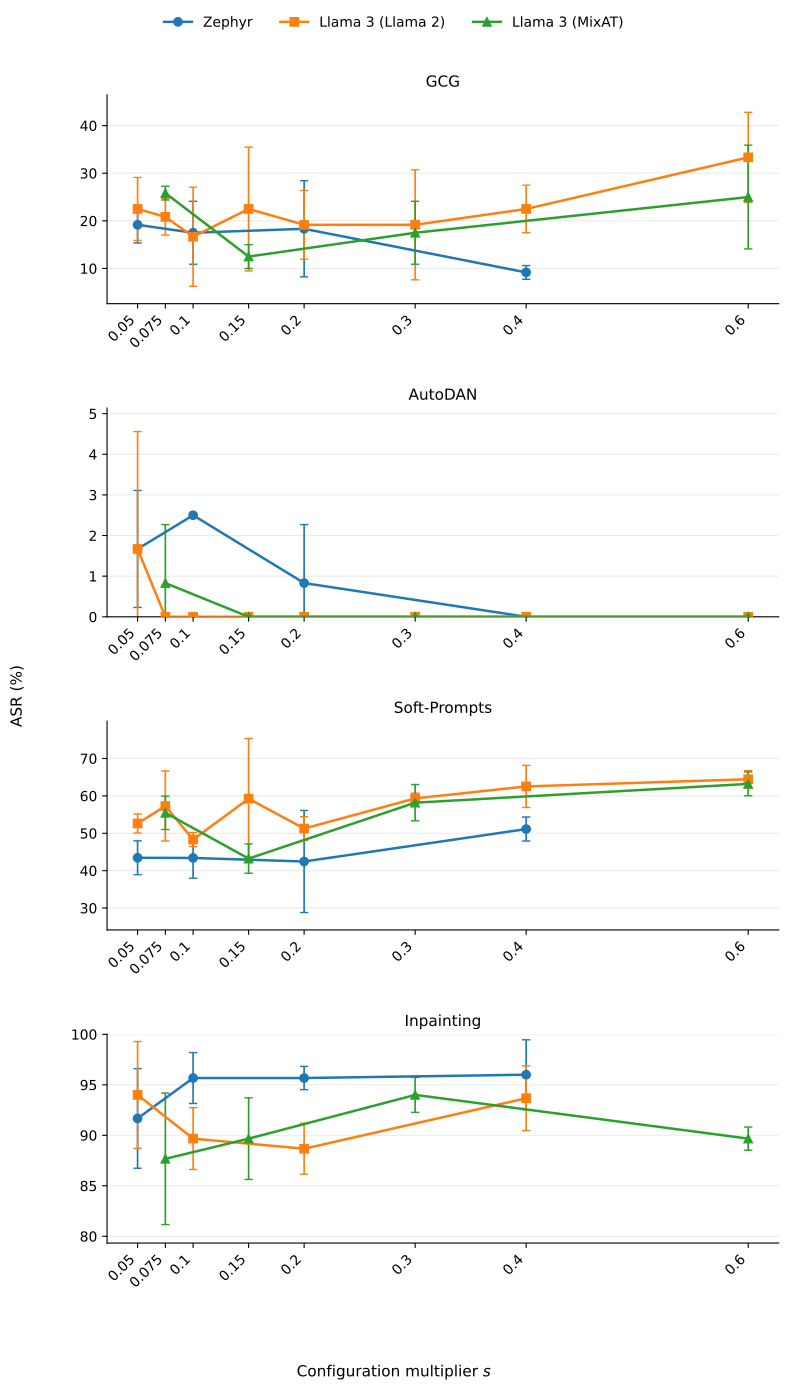

Here is the Python script that generated this plot:
import numpy as np
import matplotlib.pyplot as plt

from pathlib import Path
from matplotlib.backends.backend_pdf import PdfPages


# ============================================================
# Configuration
# ============================================================

COLORS = {
    "Zephyr": "C0",
    "Llama 3 (Llama 2)": "C1",
    "Llama 3 (MixAT)": "C2",
}

MARKERS = {
    "Zephyr": "o",
    "Llama 3 (Llama 2)": "s",
    "Llama 3 (MixAT)": "^",
}


# ============================================================
# Data
# ============================================================

models = {

    # ========================================================
    # Zephyr
    # ========================================================

    "Zephyr": {
        "eps": np.array([
            0.0,
            0.05,
            0.10,
            0.20,
            0.40,
        ]),

        "GCG": {
            "y": np.array([
                92.50,
                19.17,
                17.50,
                18.33,
                9.17,
            ]),
            "err": np.array([
                0.0,
                3.82,
                6.61,
                10.10,
                1.44,
            ]),
        },

        "AutoDAN": {
            "y": np.array([
                90.0,
                1.67,
                2.50,
                0.83,
                0.00,
            ]),
            "err": np.array([
                0.0,
                1.44,
                0.00,
                1.44,
                0.00,
            ]),
        },

        "Soft-Prompts": {
            "y": np.array([
                74.09,
                43.44,
                43.40,
                42.45,
                51.13,
            ]),
            "err": np.array([
                0.0,
                4.53,
                5.42,
                13.65,
                3.21,
            ]),
        },

        "Inpainting": {
            "y": np.array([
                100.0,
                91.67,
                95.67,
                95.67,
                96.00,
            ]),
            "err": np.array([
                0.0,
                4.93,
                2.52,
                1.15,
                3.46,
            ]),
        },
    },

    # ========================================================
    # Llama 3 (Llama 2)
    # ========================================================

    "Llama 3 (Llama 2)": {
        "eps": np.array([
            0.0,
            0.05,
            0.075,
            0.10,
            0.150,
            0.20,
            0.300,
            0.40,
            0.600,
        ]),

        "GCG": {
            "y": np.array([
                28.33,
                22.50,
                20.83,
                16.67,
                22.50,
                19.17,
                19.17,
                22.50,
                33.33,
            ]),
            "err": np.array([
                0.0,
                6.61,
                3.82,
                10.41,
                12.99,
                7.22,
                11.55,
                5.00,
                9.46,
            ]),
        },

        "AutoDAN": {
            "y": np.array([
                10.0,
                1.67,
                0.00,
                0.00,
                0.00,
                0.00,
                0.00,
                0.00,
                0.00,
            ]),
            "err": np.array([
                0.0,
                2.89,
                0.00,
                0.00,
                0.00,
                0.00,
                0.00,
                0.00,
                0.00,
            ]),
        },

        "Soft-Prompts": {
            "y": np.array([
                75.41,
                52.62,
                57.29,
                48.32,
                59.25,
                51.26,
                59.33,
                62.53,
                64.46,
            ]),
            "err": np.array([
                0.0,
                2.55,
                9.37,
                1.89,
                16.08,
                3.17,
                1.41,
                5.64,
                2.30,
            ]),
        },

        # Inpainting is only measured at:
        # 0.05, 0.10, 0.20, 0.40.
        #
        # NaN values preserve the missing measurements.
        "Inpainting": {
            "y": np.array([
                97.00,
                94.00,
                np.nan,
                89.67,
                np.nan,
                88.67,
                np.nan,
                93.67,
                np.nan,
            ]),
            "err": np.array([
                0.0,
                5.29,
                np.nan,
                3.06,
                np.nan,
                2.52,
                np.nan,
                3.21,
                np.nan,
            ]),
        },
    },

    # ========================================================
    # Llama 3 (MixAT)
    # ========================================================

    "Llama 3 (MixAT)": {
        "eps": np.array([
            0.0,
            0.075,
            0.150,
            0.300,
            0.600,
        ]),

        "GCG": {
            "y": np.array([
                28.33,
                25.83,
                12.50,
                17.50,
                25.00,
            ]),
            "err": np.array([
                0.0,
                1.44,
                2.50,
                6.61,
                10.90,
            ]),
        },

        "AutoDAN": {
            "y": np.array([
                10.0,
                0.83,
                0.00,
                0.00,
                0.00,
            ]),
            "err": np.array([
                0.0,
                1.44,
                0.00,
                0.00,
                0.00,
            ]),
        },

        "Soft-Prompts": {
            "y": np.array([
                75.41,
                55.47,
                43.23,
                58.18,
                63.21,
            ]),
            "err": np.array([
                0.0,
                4.46,
                3.92,
                4.86,
                3.20,
            ]),
        },

        "Inpainting": {
            "y": np.array([
                97.00,
                87.67,
                89.67,
                94.00,
                89.67,
            ]),
            "err": np.array([
                0.0,
                6.51,
                4.04,
                1.73,
                1.15,
            ]),
        },
    },
}

# ============================================================
# Global scale factor — bump this to resize everything
# proportionally (figure, fonts, markers, lines)
# ============================================================

SCALE = 1.0  # e.g. 1.0 = current size, 1.4 = 40% bigger

plt.rcParams.update({
    "font.size":        13 * SCALE,
    "axes.titlesize":   14 * SCALE,
    "axes.labelsize":   13 * SCALE,
    "xtick.labelsize":  11 * SCALE,
    "ytick.labelsize":  11 * SCALE,
    "legend.fontsize":  11 * SCALE,
    "lines.linewidth":  1.8 * SCALE,
    "lines.markersize": 6 * SCALE,
})


# ============================================================
# Four-panel attack sweep plot
# ============================================================

def plot_attack_sweeps(metrics, figsize=(8, 8.5), show_legend=True):

    fig, axes = plt.subplots(
        2,
        1,
        figsize=figsize,
        sharex=True,
    )

    # ========================================================
    # Combined multiplier grid
    # ========================================================

    all_eps = np.unique(
        np.concatenate([
            model_data["eps"]
            for model_data in models.values()
        ])
    )

    labels = []

    for value in all_eps:

        if np.isclose(value, 0.0):
            labels.append("0")
        elif np.isclose(value, 0.05):
            labels.append("0.05")
        elif np.isclose(value, 0.075):
            labels.append("0.075")
        elif np.isclose(value, 0.10):
            labels.append("0.1")
        elif np.isclose(value, 0.150):
            labels.append("0.15")
        elif np.isclose(value, 0.20):
            labels.append("0.2")
        elif np.isclose(value, 0.300):
            labels.append("0.3")
        elif np.isclose(value, 0.40):
            labels.append("0.4")
        elif np.isclose(value, 0.600):
            labels.append("0.6")
        else:
            labels.append(f"{value:.2f}")

    # ========================================================
    # Plot each attack
    # ========================================================

    for ax, (metric, panel_title) in zip(
        axes,
        metrics,
    ):

        all_lower = []
        all_upper = []

        for model_name, model_data in models.items():

            eps = model_data["eps"]
            data = model_data[metric]

            y = data["y"]
            err = data["err"]

            color = COLORS[model_name]
            marker = MARKERS[model_name]

            # ------------------------------------------------
            # Keep only actual measurements
            # ------------------------------------------------

            valid = (
                ~np.isnan(y)
                & ~np.isnan(err)
            )

            valid_eps = eps[valid]
            valid_y = y[valid]
            valid_err = err[valid]

            # ------------------------------------------------
            # Mean trajectory
            # ------------------------------------------------

            ax.plot(
                valid_eps,
                valid_y,
                marker=marker,
                markersize=6 * SCALE,
                linewidth=1.8 * SCALE,
                color=color,
                label=model_name,
                zorder=3,
            )

            # ------------------------------------------------
            # Standard deviation
            # ------------------------------------------------

            ax.errorbar(
                valid_eps,
                valid_y,
                yerr=valid_err,
                fmt="none",
                capsize=3 * SCALE,
                linewidth=1.2 * SCALE,
                color=color,
                zorder=2,
            )

            all_lower.extend(
                valid_y - valid_err
            )

            all_upper.extend(
                valid_y + valid_err
            )

        # ====================================================
        # Adaptive y-axis
        # ====================================================

        ymin = min(all_lower)
        ymax = max(all_upper)

        padding = max(
            (ymax - ymin) * 0.10,
            0.5,
        )

        ax.set_ylim(
            max(0, ymin - padding),
            min(100, ymax + padding),
        )

        # ====================================================
        # X-axis
        # ====================================================

        ax.set_xticks(all_eps)

        ax.set_xticklabels(
            labels,
            rotation=45,
            ha="right",
        )

        ax.set_xlim(left=0)

        # Show x labels on both panels
        ax.tick_params(
            axis="x",
            labelbottom=True,
        )

        # ====================================================
        # Styling
        # ====================================================

        ax.set_title(
            panel_title,
            # fontsize=11 * SCALE,
        )

        ax.grid(
            axis="y",
            alpha=0.25,
        )

        ax.spines["top"].set_visible(False)
        ax.spines["right"].set_visible(False)

    # ========================================================
    # Shared labels
    # ========================================================

    # fig.supxlabel(
    #     r"Configuration multiplier $s$",
    #     # fontsize=11 * SCALE,
    # )

    axes[-1].set_xlabel(
        r"Configuration multiplier $s$",
        labelpad=3.5,
    )

    fig.supylabel(
        "ASR (%)",
        # fontsize=11 * SCALE,
        x=0.08,
    )

    # ========================================================
    # Shared legend
    # ========================================================

    if show_legend:

        handles, legend_labels = (
            axes[0].get_legend_handles_labels()
        )

        fig.legend(
            handles,
            legend_labels,
            frameon=False,
            loc="upper center",
            bbox_to_anchor=(0.5, 0.995),
            ncol=3,
        )

        top = 0.93

    else:

        top = 0.97

    # ========================================================
    # Layout
    # ========================================================

    fig.tight_layout(
        rect=[
            0.04,
            0.04,
            1.0,
            top,
        ]
    )

    fig.subplots_adjust(
        hspace=0.45,
    )

    return fig


def plot_attack_sweeps_broken(figsize=(8, 8.5), show_legend=True):

    fig = plt.figure(figsize=figsize)

    # ========================================================
    # Two equal-height panels, exactly like the original figure
    # ========================================================

    outer = fig.add_gridspec(
        2,
        1,
        height_ratios=[1, 1],
        hspace=0.45,
    )

    # --------------------------------------------------------
    # GCG broken axis
    # --------------------------------------------------------

    gs_gcg = outer[0].subgridspec(
        2,
        1,
        height_ratios=[1, 3],
        hspace=0.05,
    )

    gcg_top = fig.add_subplot(gs_gcg[0])
    gcg_bottom = fig.add_subplot(
        gs_gcg[1],
        sharex=gcg_top,
    )

    # --------------------------------------------------------
    # AutoDAN broken axis
    # --------------------------------------------------------

    gs_autodan = outer[1].subgridspec(
        2,
        1,
        height_ratios=[1, 3],
        hspace=0.05,
    )

    autod_top = fig.add_subplot(
        gs_autodan[0],
        sharex=gcg_top,
    )

    autod_bottom = fig.add_subplot(
        gs_autodan[1],
        sharex=gcg_top,
    )

    metric_axes = [
        (
            "GCG",
            "GCG",
            gcg_top,
            gcg_bottom,
            (80, 100),
            (0, 45),
        ),
        (
            "AutoDAN",
            "AutoDAN",
            autod_top,
            autod_bottom,
            (80, 100),
            (0, 10.5),
        ),
    ]

    # ========================================================
    # Combined multiplier grid
    # ========================================================

    all_eps = np.unique(
        np.concatenate([
            model_data["eps"]
            for model_data in models.values()
        ])
    )

    labels = []

    for value in all_eps:

        if np.isclose(value, 0.0):
            labels.append("0")
        elif np.isclose(value, 0.05):
            labels.append("0.05")
        elif np.isclose(value, 0.075):
            labels.append("0.075")
        elif np.isclose(value, 0.10):
            labels.append("0.1")
        elif np.isclose(value, 0.150):
            labels.append("0.15")
        elif np.isclose(value, 0.20):
            labels.append("0.2")
        elif np.isclose(value, 0.300):
            labels.append("0.3")
        elif np.isclose(value, 0.40):
            labels.append("0.4")
        elif np.isclose(value, 0.600):
            labels.append("0.6")
        else:
            labels.append(f"{value:.2f}")

    # ========================================================
    # Plot
    # ========================================================

    for (
        metric,
        title,
        ax_top,
        ax_bottom,
        top_ylim,
        bottom_ylim,
    ) in metric_axes:

        for model_name, model_data in models.items():

            eps = model_data["eps"]
            data = model_data[metric]

            y = data["y"]
            err = data["err"]

            color = COLORS[model_name]
            marker = MARKERS[model_name]

            valid = (
                ~np.isnan(y)
                & ~np.isnan(err)
            )

            valid_eps = eps[valid]
            valid_y = y[valid]
            valid_err = err[valid]

            # ------------------------------------------------
            # Plot same data on both halves
            # ------------------------------------------------

            for ax in (ax_top, ax_bottom):

                ax.plot(
                    valid_eps,
                    valid_y,
                    marker=marker,
                    markersize=6 * SCALE,
                    linewidth=1.8 * SCALE,
                    color=color,
                    label=model_name,
                    zorder=3,
                )

                ax.errorbar(
                    valid_eps,
                    valid_y,
                    yerr=valid_err,
                    fmt="none",
                    capsize=3 * SCALE,
                    linewidth=1.2 * SCALE,
                    color=color,
                    zorder=2,
                )

        # ====================================================
        # Y limits
        # ====================================================

        ax_top.set_ylim(*top_ylim)
        ax_bottom.set_ylim(*bottom_ylim)

        # s = 0 exactly on y-axis
        ax_top.set_xlim(left=0)
        ax_bottom.set_xlim(left=0)

        # ====================================================
        # Broken-axis appearance
        # ====================================================

        ax_top.spines["bottom"].set_visible(False)
        ax_top.spines["top"].set_visible(False)
        ax_bottom.spines["top"].set_visible(False)

        ax_top.spines["right"].set_visible(False)
        ax_bottom.spines["right"].set_visible(False)

        ax_top.tick_params(
            axis="x",
            which="both",
            bottom=False,
            labelbottom=False,
        )

        # ----------------------------------------------------
        # Diagonal break marks
        # ----------------------------------------------------

        d = 0.008

        kwargs = dict(
            color="black",
            clip_on=False,
            linewidth=1.0 * SCALE,
        )

        ax_top.plot(
            (-d, +d),
            (-d, +d),
            transform=ax_top.transAxes,
            **kwargs,
        )

        ax_top.plot(
            (1 - d, 1 + d),
            (-d, +d),
            transform=ax_top.transAxes,
            **kwargs,
        )

        ax_bottom.plot(
            (-d, +d),
            (1 - d, 1 + d),
            transform=ax_bottom.transAxes,
            **kwargs,
        )

        ax_bottom.plot(
            (1 - d, 1 + d),
            (1 - d, 1 + d),
            transform=ax_bottom.transAxes,
            **kwargs,
        )

        # ====================================================
        # Grid
        # ====================================================

        ax_top.grid(
            axis="y",
            alpha=0.25,
        )

        ax_bottom.grid(
            axis="y",
            alpha=0.25,
        )

        # ====================================================
        # Title
        # ====================================================

        ax_top.set_title(
            title,
            pad=5,
        )

        # ====================================================
        # X ticks
        # ====================================================

        ax_bottom.set_xticks(all_eps)

        ax_bottom.set_xticklabels(
            labels,
            rotation=45,
            ha="right",
        )

    # ========================================================
    # Only show x labels on AutoDAN
    # ========================================================

    gcg_bottom.tick_params(
        axis="x",
        labelbottom=False,
    )

    autod_bottom.tick_params(
        axis="x",
        labelbottom=True,
    )

    # ========================================================
    # Shared labels
    # ========================================================

    autod_bottom.set_xlabel(
        r"Configuration multiplier $s$",
        labelpad=3.5,
    )

    fig.supylabel(
        "ASR (%)"
    )

    # ========================================================
    # Legend
    # ========================================================

    if show_legend:

        handles, legend_labels = (
            gcg_top.get_legend_handles_labels()
        )

        fig.legend(
            handles,
            legend_labels,
            frameon=False,
            loc="upper center",
            bbox_to_anchor=(0.5, 0.995),
            ncol=3,
        )

    # ========================================================
    # Layout
    # ========================================================

    fig.subplots_adjust(
        left=0.12,
        right=0.98,
        bottom=0.10,
        top=0.90,
    )

    return fig


# ============================================================
# Generate figures
# ============================================================

# Page 1
# attack_figure_part1 = plot_attack_sweeps(
#     metrics=[
#         ("GCG", "GCG"),
#         ("AutoDAN", "AutoDAN"),
#     ],
#     figsize=(8 * SCALE, 8.5 * SCALE),
#     show_legend=True,
# )
attack_figure_part1 = plot_attack_sweeps_broken(
    figsize=(8 * SCALE, 8.5 * SCALE),
    show_legend=True,
)

# Page 2
attack_figure_part2 = plot_attack_sweeps(
    metrics=[
        ("Soft-Prompts", "Soft-Prompts"),
        ("Inpainting", "Inpainting"),
    ],
    figsize=(8 * SCALE, 8.5 * SCALE),
    show_legend=False,
)

# ============================================================
# Output paths
# ============================================================

script_path = Path(__file__).resolve()
output_dir = script_path.parent

# ============================================================
# Individual PDF / PNG files
# ============================================================

part1_pdf_path = (
    output_dir / "Robustness_global_part1.pdf"
)

part1_png_path = (
    output_dir / "Robustness_global_part1.png"
)

part2_pdf_path = (
    output_dir / "Robustness_global_part2.pdf"
)

part2_png_path = (
    output_dir / "Robustness_global_part2.png"
)


# ============================================================
# Save page 1
# ============================================================

attack_figure_part1.savefig(
    part1_pdf_path,
    bbox_inches="tight",
)

attack_figure_part1.savefig(
    part1_png_path,
    dpi=300,
    bbox_inches="tight",
)


# ============================================================
# Save page 2
# ============================================================

attack_figure_part2.savefig(
    part2_pdf_path,
    bbox_inches="tight",
)

attack_figure_part2.savefig(
    part2_png_path,
    dpi=300,
    bbox_inches="tight",
)


# ============================================================
# Save both pages into one two-page PDF
# ============================================================

combined_pdf_path = (
    output_dir / "Robustness_global_combined.pdf"
)

with PdfPages(combined_pdf_path) as pdf:

    pdf.savefig(
        attack_figure_part1,
        bbox_inches="tight",
    )

    pdf.savefig(
        attack_figure_part2,
        bbox_inches="tight",
    )

# ============================================================
# Report outputs
# ============================================================

print(
    "Saved attack figures to:\n"
    f"  {part1_pdf_path}\n"
    f"  {part1_png_path}\n"
    f"  {part2_pdf_path}\n"
    f"  {part2_png_path}\n\n"
    "Saved combined two-page PDF to:\n"
    f"  {combined_pdf_path}"
)

# ============================================================
# Display
# ============================================================

plt.show()
